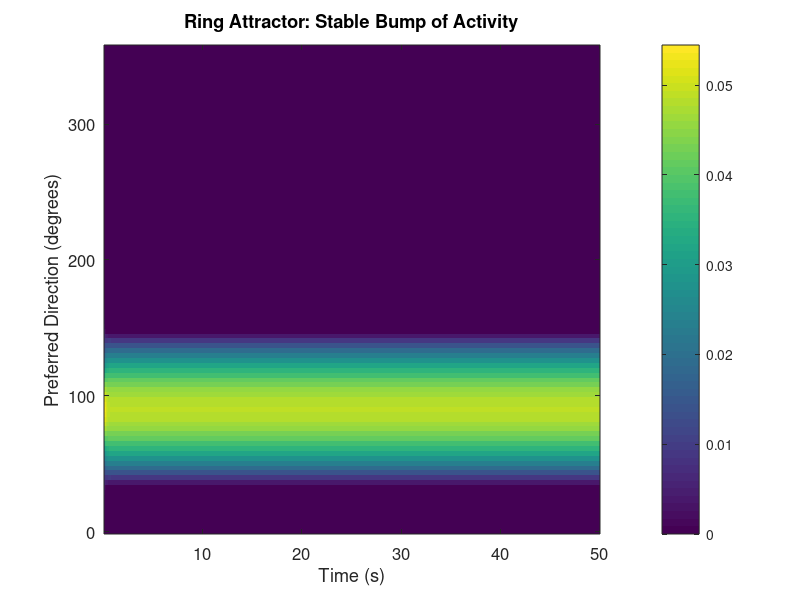
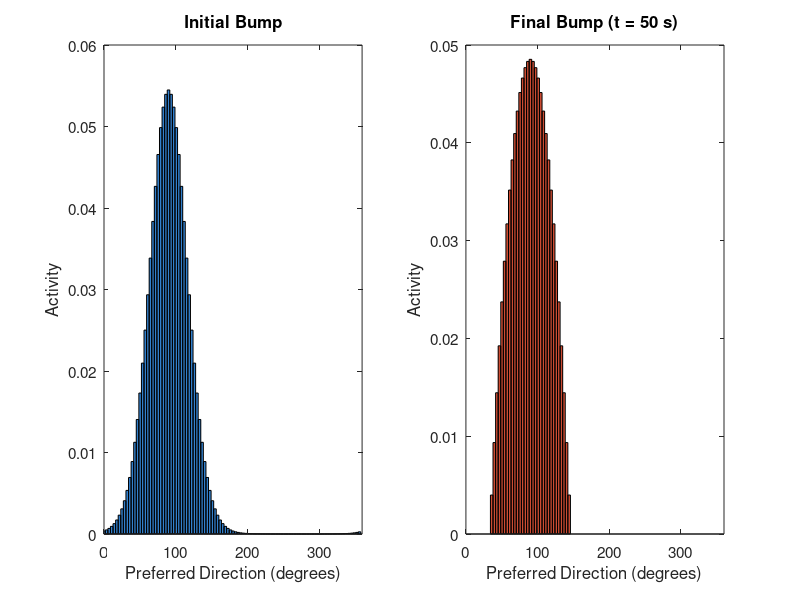

These charts were generated, in order, by the following MATLAB code: (Note: this script raises an error after producing the figures.)
% MODULE 08: ATTRACTOR NETWORKS -- Ring Attractor Simulation
% Simulate a ring attractor network that maintains a stable bump of activity
% representing head direction.
%
% Part of the Matlab for Computational Neuroscience course
% Module 08: Attractor Networks
%
% What you'll see when you run this:
%   Figure 1: Activity heatmap over time (stable bump)
%   Figure 2: Initial and final bump profiles (same position)
%   Figure 3: Activity of 3 example neurons over time

clear; clc; close all;
rng(42);

%% 1. Set Up the Ring Network
N = 100;  % 100 neurons arranged on a ring

% Each neuron has a preferred direction evenly spaced around 360 degrees
theta = linspace(0, 2*pi, N+1);
theta = theta(1:end-1);  % Remove duplicate at 2*pi

% Convert to degrees for display
theta_deg = theta * 180 / pi;

fprintf('Ring attractor: %d neurons with preferred directions 0-360 degrees.\n', N);

%% 2. Build Mexican-Hat Connectivity
% Neurons with similar preferred directions excite each other.
% Neurons with different preferred directions inhibit each other.

W = zeros(N, N);
for i = 1:N
    for j = 1:N
        W(i, j) = cos(theta(i) - theta(j)) - 0.5;
    end
end
W(1:N+1:end) = 0;  % No self-connections

fprintf('Connectivity: Mexican-hat (cosine - 0.5).\n');
fprintf('  Neighbors: excitation. Distant neurons: inhibition.\n\n');

%% 3. Initialize Activity Bump
% Start with a bump centered at 90 degrees (pi/2)

bump_center = pi/2;  % 90 degrees
activity = exp(5 * cos(theta - bump_center));
activity = activity / sum(activity);  % Normalize

fprintf('Initial bump centered at %.0f degrees.\n', bump_center * 180 / pi);

%% 4. Simulate Dynamics
tau = 1;      % Time constant
dt = 0.1;     % Time step
T = 50;       % Total simulation time
n_steps = round(T / dt);

% Store activity history for visualization
activity_history = zeros(n_steps, N);

for step = 1:n_steps
    activity_history(step, :) = activity;

    % Compute input from other neurons
    input = (W * activity')';

    % Update with time constant
    activity = activity + (dt / tau) * (-activity + input);

    % Rectify: no negative firing rates
    activity = max(0, activity);

    % Normalize to prevent blow-up
    if sum(activity) > 0
        activity = activity / sum(activity);
    end
end

%% 5. Find Bump Position Over Time
% Track the peak position at each time step
time_axis = (1:n_steps) * dt;
peak_positions = zeros(1, n_steps);
for step = 1:n_steps
    [~, peak_idx] = max(activity_history(step, :));
    peak_positions(step) = theta_deg(peak_idx);
end

fprintf('Bump maintains position at ~%.0f degrees without external input.\n', ...
    peak_positions(end));
fprintf('Drift from initial: %.1f degrees over %.0f seconds.\n\n', ...
    abs(peak_positions(end) - bump_center * 180 / pi), T);

%% 6. Visualize: Activity Heatmap Over Time
figure;
imagesc(time_axis, theta_deg, activity_history');
set(gca, 'YDir', 'normal');
colorbar;
xlabel('Time (s)');
ylabel('Preferred Direction (degrees)');
title('Ring Attractor: Stable Bump of Activity');
set(gca, 'FontSize', 12);

fprintf('Figure 1: Heatmap shows the bump persists at the same position over time.\n');

%% 7. Visualize: Initial vs Final Bump Profile
figure;

subplot(1, 2, 1);
bar(theta_deg, activity_history(1, :), 1, 'FaceColor', [0.2 0.5 0.8]);
xlabel('Preferred Direction (degrees)');
ylabel('Activity');
title('Initial Bump');
xlim([0 360]);
set(gca, 'FontSize', 11);

subplot(1, 2, 2);
bar(theta_deg, activity_history(end, :), 1, 'FaceColor', [0.8 0.3 0.2]);
xlabel('Preferred Direction (degrees)');
ylabel('Activity');
title(sprintf('Final Bump (t = %d s)', T));
xlim([0 360]);
set(gca, 'FontSize', 11);

sgtitle('Bump Profile: Start vs End');

fprintf('Figure 2: Bump profile is maintained after %d seconds of simulation.\n', T);

%% 8. Example Neuron Activity Over Time
figure;
example_neurons = [25, 50, 75];  % Different preferred directions

for i = 1:length(example_neurons)
    n_idx = example_neurons(i);
    plot(time_axis, activity_history(:, n_idx), 'LineWidth', 2);
    hold on;
end
hold off;

legend_entries = cell(1, length(example_neurons));
for i = 1:length(example_neurons)
    legend_entries{i} = sprintf('Neuron %d (pref: %.0f deg)', ...
        example_neurons(i), theta_deg(example_neurons(i)));
end
legend(legend_entries, 'Location', 'best');
xlabel('Time (s)');
ylabel('Activity');
title('Individual Neuron Activity');
set(gca, 'FontSize', 12);

fprintf('Figure 3: Only neurons near 90 degrees maintain high activity.\n');
fprintf('\nKey insight: The bump persists because of the network connectivity,\n');
fprintf('not because of external input. This is how the brain remembers\n');
fprintf('head direction even in the dark.\n');
